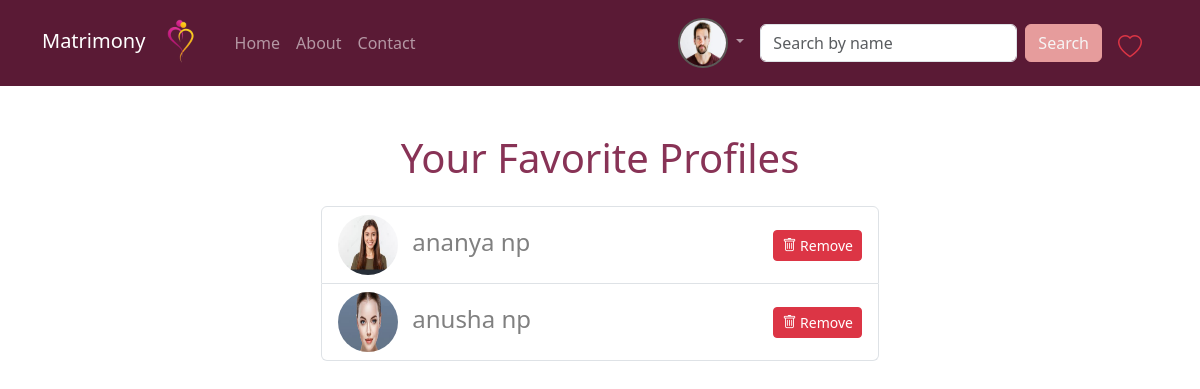
Screenshot of /user/favorites/ (signed in) with the database file from the repository.
### account/models.py (models this page shows, shortened)
class User(AbstractUser):
    GENDER_CHOICES = (
        ('MALE', 'Male'),
        ('FEMALE', 'Female'),
        ('OTHERS', 'Other'),
    )
    EXPERTISE_CHOICES = (
        ('BEGINNER', 'Beginner'),
        ('IINTERMEDIATE', 'Intermediate'),
        ('EXPERT', 'Expert'),
    )
    INTERESTS_CHOICES = (
        ('READING', 'Reading'),
        ('WRITING', 'Writing'),
        ('MUSIC', 'Music'),
        ('OTHERS', 'Others'),
    )
    HOBBIES_CHOICES = (
        ('DANCE', 'Dance'),
        ('TRAVEL', 'Travel'),
        ('FOOTBALL', 'Football'),
        ('CRICKET', 'Cricket'),
        ('OTHER', 'Other_activities'),
    )
    profile_photo = models.ImageField(
        upload_to='profile_photos/',
        blank=True,
        verbose_name='Profile photo'
    )
    date_of_birth = models.DateField(
        null=True,
        blank=False,
        verbose_name='Date of birth'
    )
    gender = models.CharField(
        max_length=10,
        choices=GENDER_CHOICES,
        blank=False,
        verbose_name='Gender',
        default='MALE'
    )
    phone_number = models.CharField(
        max_length=15,
        unique=True,
        blank=True,
        null=True,
        verbose_name='Phone number'
    )
    age = models.PositiveIntegerField(null=True, blank=True)
    hobbies = models.TextField(max_length=255, blank=False)
    interests = models.TextField(max_length=255, blank=False)
    smoking_status = models.CharField(max_length=20,default='Non-smoker', choices=[('Non-smoker', 'Non-smoker'),('Smoker', 'Smoker'),('Occasional', 'Occasional'),])
    drinking_status = models.CharField(max_length=20,default='Non-drinker', choices=[('Non-drinker', 'Non-drinker'),('Drinker', 'Drinker'),('Occasional', 'Occasional'),])
    qualification = models.CharField(max_length=255, blank=False
                                     ,choices=[('SSLC', 'SSLC'), ('PLUSTWO', 'PLUSTWO'), ('BACHELOR', 'BACHELOR'), ('MASTERS', 'MASTERS'), ('PHD', 'PHD')]
)
    company_name = models.CharField(max_length=255, blank=True)
    designation = models.CharField(max_length=255, blank=True)
    location = models.CharField(max_length=255, blank=True)
    job_title = models.CharField(max_length=255, blank=True)
    expertise = models.CharField(
        max_length=100,
        choices=EXPERTISE_CHOICES,
        blank=True,
        verbose_name='Expertise',
        default=''
    )

### user/models.py (models this page shows, shortened)
class Favorite(models.Model):
    user = models.ForeignKey(User, on_delete=models.CASCADE, related_name='favorites')
    favorite = models.ForeignKey(User, on_delete=models.CASCADE, related_name='favorited_by')

### user/views.py (the view)
# urls.py: path('favorites/', favorites_view, name='favorites'),
@login_required
def favorites_view(request):
    favorites = Favorite.objects.filter(user=request.user)
    return render(request, 'favorites.html', {'favorites': favorites})

### user/templates/favorites.html (shortened to what this page needs)
{% extends 'usernav/shared/navbar.html' %}
{% block content %}
<div class="container mt-5">
    <h1 class="text-center mb-4" style="color: rgb(136, 51, 86);">Your Favorite Profiles</h1>
    <div class="list-group mx-auto w-50 w-md-75 w-lg-50">
        {% for favorite in favorites %}
            <div class="list-group-item d-flex justify-content-between align-items-center">
                <div class="d-flex align-items-center">
                    <a href="{% url 'user:partner_profile' favorite.favorite.id %}" style="text-decoration: none; color: grey; font-size:x-large;">
                        <img src="{{ favorite.favorite.profile_photo.url }}" alt="Profile Photo" width="60" height="60" class="rounded-circle me-2">
                        {{ favorite.favorite.get_full_name }}
                    </a>
                </div>
                <form action="{% url 'user:remove_from_favorites' favorite.favorite.id %}" method="post" class="mb-0">
                    <button type="submit" class="btn btn-danger btn-sm">
                        <i class="bi bi-trash"></i> Remove
                    </button>
                </form>
            </div>
        {% empty %}
            <p class="text-center">You have no favorite profiles yet.</p>
        {% endfor %}
    </div>
</div>
{% endblock %}

### user/templates/usernav/shared/navbar.html (shortened to what this page needs)
{% load static %}
<!doctype html>
<html lang="en">
<head>
    <link href="https://cdn.jsdelivr.net/npm/bootstrap@5.3.2/dist/css/bootstrap.min.css" rel="stylesheet"
 />
    <link rel="stylesheet" href="https://cdn.jsdelivr.net/npm/bootstrap-icons@1.10.5/font/bootstrap-icons.css">
</head>
<body>
    <header>
            <nav class="navbar navbar-expand-sm navbar-dark " style="background-color: rgb(90, 26, 53);">
                <div class="container">
                    <a class="navbar-brand" href="#">Matrimony
                        <img src="{% static 'images/logo.png' %}" alt="" width="60" height="60">
                    </a>
                    <div class="collapse navbar-collapse" id="collapsibleNavId">
                        <ul class="navbar-nav me-auto mt-2 mt-lg-0">
                            <li class="nav-item mnav">
                                <a class="nav-link" href="{% url 'user:matrimonyhome' %}">Home</a>
                            </li>
                            <li class="nav-item mnav">
                                <a class="nav-link" href="{% url 'user:about' %}">About</a>
                            </li>
                            <li class="nav-item mnav">
                                <a class="nav-link" href="#">Contact</a>
                            </li>
                        </ul>
                        {% if user.is_authenticated %}
                        <ul class="navbar-nav ms-auto mt-2 mt-lg-0 me-2" >
                            <li class="nav-item dropdown">
                                <a class="nav-link dropdown-toggle" href="#" role="button" data-bs-toggle="dropdown" aria-expanded="false">
                                    <img src="{{user.profile_photo.url }}" alt="Profile Photo" width="50" height="50" style="border-radius: 25px;border: 2px solid rgb(90, 89, 86);" class="">
                                </a>
                              </li>
                        </ul>
                        {% endif %}
                        <form class="d-flex my-2 my-lg-0" method="get" action="{% url 'user:partner_search' %}">
                            <input class="form-control me-sm-2" type="text" name="name" placeholder="Search by name" />
                            <button class="btn my-2 my-sm-0" style="color: rgb(246, 245, 245); background-color: rgb(230, 156, 156); border-color: rgb(230, 156, 156);" type="submit">
                                Search
                            </button>
                        </form>
                        {% if user.is_authenticated %}
                        <li class="nav-item mt-2 fs-4 mx-3  " style="list-style: none;">
                            <a href="{% url 'user:favorites' %}">
                                <i class="bi bi-heart text-danger" ></i>
                            </a>
                        </li>
                        {% endif %}
                    </div>
                </div>
            </nav>
    </header>
    <main>
        {% block content %}
        {% endblock content %}
    </main>
</body>
</html>

### rows the page displays
User: profile_photo (picture)
Favorite: favorite.profile_photo (picture), favorite.get_full_name "ananya np"
Favorite: favorite.profile_photo (picture), favorite.get_full_name "anusha np"
